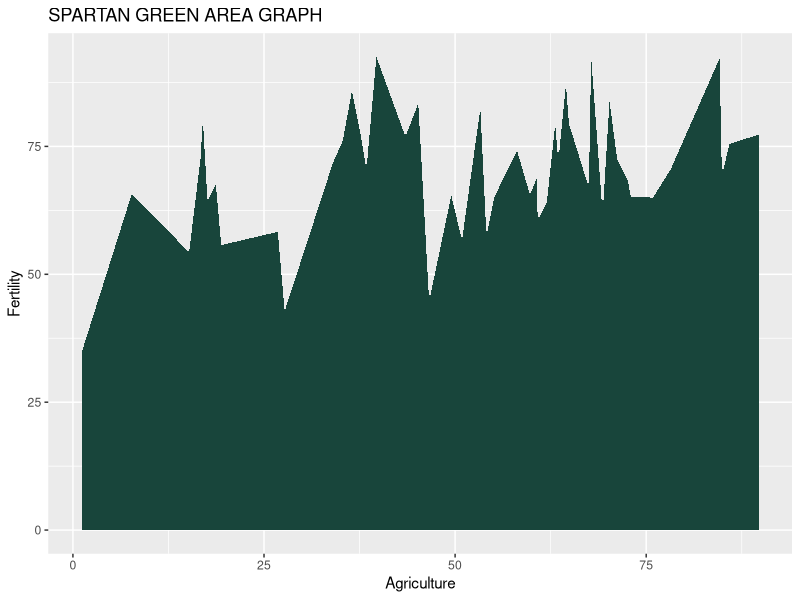

This chart was generated by the following R code:
library(ggplot2)
#set color variable equal to RGB code for spartan green (MSU marketing website)
SpartanGreen<-rgb(24,69,59, maxColorValue = 255)
#grab some data
data(swiss)
#plot data using "fill = SpartanGreen"
ggplot(data = swiss, aes(x=Agriculture, y=Fertility)) + geom_area(stat="identity", fill=SpartanGreen) +ggtitle("SPARTAN GREEN AREA GRAPH")